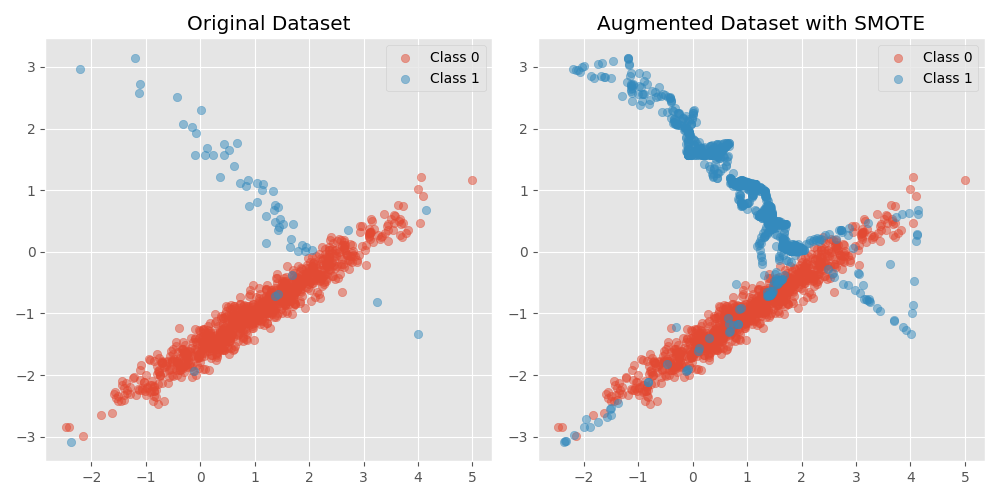

Generate this figure with Python:
import numpy as np
import pandas as pd
import matplotlib.pyplot as plt
from sklearn.datasets import make_classification
from imblearn.over_sampling import SMOTE

plt.style.use('ggplot')

# Step 1: Create a sample imbalanced dataset
X, y = make_classification(n_samples=1000, n_features=2, n_informative=2, n_redundant=0,
                           n_clusters_per_class=1, weights=[0.95, 0.05], random_state=42)

# Visualize the original dataset
plt.figure(figsize=(10, 5))

plt.subplot(1, 2, 1)
plt.scatter(X[y == 0][:, 0], X[y == 0][:, 1], label='Class 0', alpha=0.5)
plt.scatter(X[y == 1][:, 0], X[y == 1][:, 1], label='Class 1', alpha=0.5)
plt.title('Original Dataset')
plt.legend()

# Step 2: Apply SMOTE
smote = SMOTE(random_state=42)
X_resampled, y_resampled = smote.fit_resample(X, y)

# Step 3: Visualize the augmented dataset
plt.subplot(1, 2, 2)
plt.scatter(X_resampled[y_resampled == 0][:, 0], X_resampled[y_resampled == 0][:, 1], label='Class 0', alpha=0.5)
plt.scatter(X_resampled[y_resampled == 1][:, 0], X_resampled[y_resampled == 1][:, 1], label='Class 1', alpha=0.5)
plt.title('Augmented Dataset with SMOTE')
plt.legend()

plt.tight_layout()
plt.savefig("smote.png")
plt.show()
